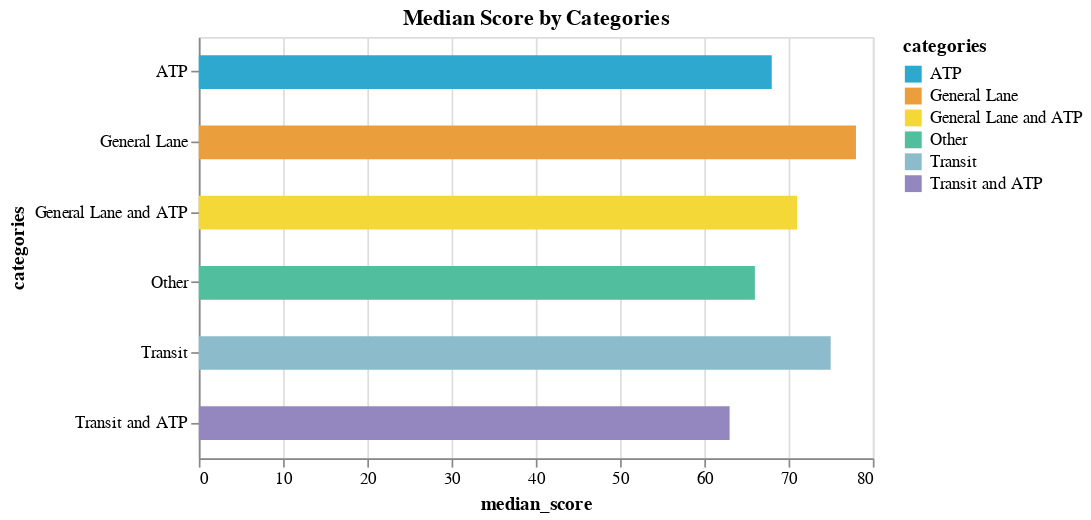

The cell this chart's notebook holds for it:
### Markdown cell above
* Use the function above to create a chart out of the aggregated dataset.

### Code cell
create_chart(df = agg1,  
             column = "median_score")

### Figure 1 — Vega-Lite specification as saved in the notebook (floating-point values rounded to 4 significant figures)
{"config": {"view": {"continuousWidth": 300, "continuousHeight": 300}}, "data": {"name": "data-a4e6a66201bef15f5bc4fc090f801e27"}, "mark": {"type": "bar", "size": 20}, "encoding": {"color": {"field": "categories", "scale": {"range": ["#2EA8CE", "#EB9F3C", "#F4D837", "#51BF9D", "#8CBCCB", "#9487C0"]}, "type": "nominal"}, "tooltip": [{"field": "categories", "type": "nominal"}, {"field": "median_score", "type": "quantitative"}, {"field": "median_project_cost", "type": "quantitative"}, {"field": "total_projects", "type": "quantitative"}], "x": {"field": "median_score", "type": "quantitative"}, "y": {"field": "categories", "type": "nominal"}}, "height": 250, "title": "Median Score by Categories", "width": 400, "$schema": "https://vega.github.io/schema/vega-lite/v5.14.1.json", "datasets": {"data-a4e6a66201bef15f5bc4fc090f801e27": [{"categories": "ATP", "median_score": 68.0, "median_project_cost": 6567000.0, "total_projects": 11}, {"categories": "General Lane", "median_score": 78.0, "median_project_cost": 5133000.0, "total_projects": 7}, {"categories": "General Lane and ATP", "median_score": 71.0, "median_project_cost": 5576000.0, "total_projects": 2}, {"categories": "Other", "median_score": 66.0, "median_project_cost": 3321000.0, "total_projects": 15}, {"categories": "Transit", "median_score": 75.0, "median_project_cost": 3659000.0, "total_projects": 8}, {"categories": "Transit and ATP", "median_score": 63.0, "median_project_cost": 5671000.0, "total_projects": 1}]}}
